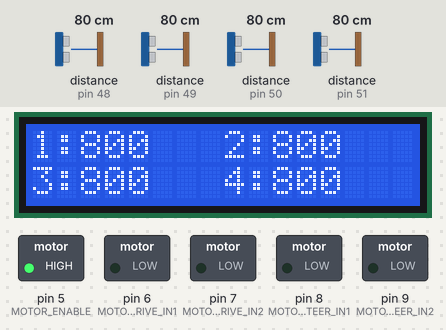
Recording of a program running on a simulated Arduino Uno, built with avr-gcc and run on an emulated ATmega328P. On the bench: 16×2 character LCD, switched loads named in the program (green lamp = pin HIGH). Inputs (shaded band) come from the test bench; at power-on: distance to the obstacle (sensors on pin 48, pin 49, pin 50, pin 51) 80 cm. What the program prints to the serial monitor is not drawn.

Above: at 3.5 s.
3.6 s: distance to the obstacle (sensor on pin 48) set to 2 cm
At 4.9 s:
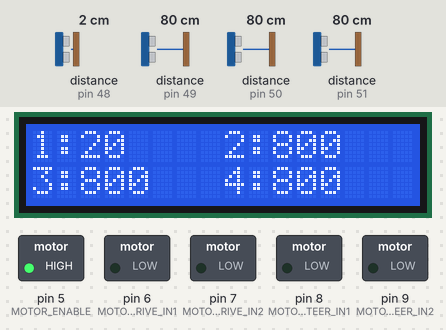
5.4 s: distance to the obstacle (sensor on pin 49) set to 2 cm
At 6.2 s:
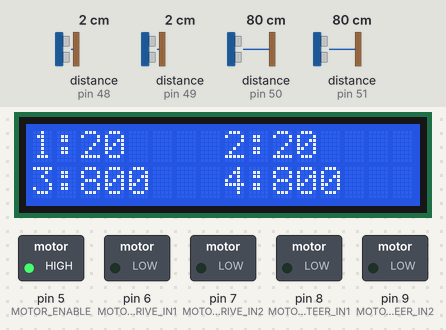
7.2 s: distance to the obstacle (sensor on pin 50) set to 2 cm
At 8.4 s:
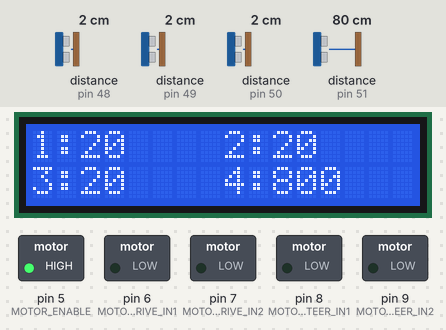
8.7 s: distance to the obstacle (sensor on pin 51) set to 2 cm
At 9.6 s:
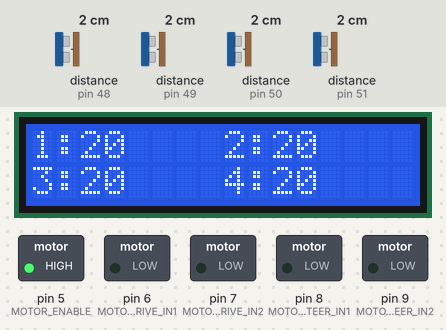
10.2 s: distance to the obstacle (sensor on pin 48) set to 4 cm
At 11.0 s:
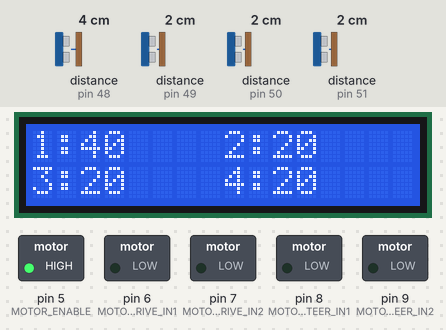
12.0 s: distance to the obstacle (sensor on pin 49) set to 4 cm
At 13.6 s:
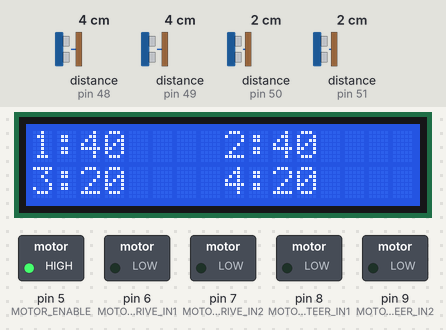
Timing chart, 0 to 14.8 s (numbered marks = the images above; inputs shaded):
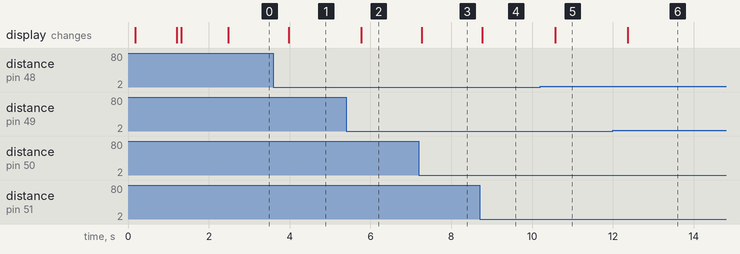

Measured:
- after the input at 3.6 s, the display: changes after 0.37 s (image 1)
- after the input at 5.4 s, the display: changes after 0.37 s (image 2)
- after the input at 7.2 s, the display: changes after 0.07 s (image 3)
- after the input at 8.7 s, the display: changes after 0.07 s (image 4)
- after the input at 10.2 s, the display: changes after 0.37 s (image 5)
- after the input at 12.0 s, the display: changes after 0.37 s (image 6)

The program:

main.cpp
```cpp
#include <Arduino.h>
#include <Wire.h>

#include "config.h"
#include "sensors.h"
#include "display.h"
#include "motors.h"
#include "bluetooth.h"

uint16_t distante[4];
bool senzoriOK = false;
unsigned long timpCitire = 0;

void setup() {

    Serial.begin(SERIAL_BAUD);

    initializareMotoare();
    oprireMotoare();

    initializareBluetooth();

    Wire.begin();

    initDisplay();
    showMessage("EasyParkAssist");
    delay(1000);

    showMessage("Pornire senzori");
    senzoriOK = initSensors();

    if (senzoriOK) {
        showMessage("Senzori OK");
        Serial.println(F("Senzori initializati"));
    }
    else {
        showMessage("Eroare senzori");
        Serial.println(F("Eroare initializare"));
    }

    delay(1000);
}

void loop() {

    testBluetooth();

    if (millis() - timpCitire >= SENSOR_INTERVAL) {

        timpCitire = millis();

        if (senzoriOK) {

            readSensors(distante);

            Serial.print(F("S1: "));
            Serial.print(distante[0]);

            Serial.print(F(" S2: "));
            Serial.print(distante[1]);

            Serial.print(F(" S3: "));
            Serial.print(distante[2]);

            Serial.print(F(" S4: "));
            Serial.println(distante[3]);

            showDistances(distante);
        }
    }
}
```

bluetooth.h
```cpp
#ifndef BLUETOOTH_H
#define BLUETOOTH_H

void initializareBluetooth();
void testBluetooth();

#endif
```

display.h
```cpp
#ifndef DISPLAY_H
#define DISPLAY_H

#include <Arduino.h>

void initDisplay();
void showMessage(const char* mesaj);
void showDistances(const uint16_t distante[4]);

#endif
```

motors.h
```cpp
#ifndef MOTORS_H
#define MOTORS_H

void initializareMotoare();
void oprireMotoare();

void mersInainte();
void mersInapoi();
void virajStanga();
void virajDreapta();

void testMotoare();

#endif
```

sensors.h
```cpp
#ifndef SENSORS_H
#define SENSORS_H

#include <Arduino.h>

bool initSensors();
void readSensors(uint16_t distante[4]);

#endif
```

bluetooth.cpp
```cpp
#include <Arduino.h>
#include <SoftwareSerial.h>

#include "bluetooth.h"
#include "config.h"

SoftwareSerial bluetooth(BT_RX_PIN, BT_TX_PIN);

void initializareBluetooth() {
    bluetooth.begin(SERIAL_BAUD);
    Serial.println(F("Bluetooth pregatit!"));
}

void testBluetooth() {
    if (bluetooth.available() > 0) {
        char mesaj = bluetooth.read();

        Serial.print(F("Primit: "));
        Serial.println(mesaj);
    }
}
```

display.cpp
```cpp
#include <Arduino.h>
#include <Wire.h>
#include <LiquidCrystal_I2C.h>
#include "display.h"
#include "config.h"

LiquidCrystal_I2C lcd(LCD_ADDRESS, LCD_COLUMNS, LCD_ROWS);

void initDisplay() {
    lcd.init();
    lcd.backlight();
    lcd.clear();
}

void showMessage(const char* mesaj) {
    lcd.clear();
    lcd.setCursor(0, 0);
    lcd.print(mesaj);
}

void showDistances(const uint16_t distante[4]) {

    lcd.clear();

    lcd.setCursor(0, 0);
    lcd.print(F("1:"));
    if (distante[0] == 65535) lcd.print(F("ERR"));
    else lcd.print(distante[0]);

    lcd.setCursor(8, 0);
    lcd.print(F("2:"));
    if (distante[1] == 65535) lcd.print(F("ERR"));
    else lcd.print(distante[1]);

    lcd.setCursor(0, 1);
    lcd.print(F("3:"));
    if (distante[2] == 65535) lcd.print(F("ERR"));
    else lcd.print(distante[2]);

    lcd.setCursor(8, 1);
    lcd.print(F("4:"));
    if (distante[3] == 65535) lcd.print(F("ERR"));
    else lcd.print(distante[3]);
}
```

motors.cpp
```cpp
#include <Arduino.h>
#include "motors.h"
#include "config.h"

void oprireMotoare() {
    digitalWrite(MOTOR_DRIVE_IN1, LOW);
    digitalWrite(MOTOR_DRIVE_IN2, LOW);
    digitalWrite(MOTOR_STEER_IN1, LOW);
    digitalWrite(MOTOR_STEER_IN2, LOW);
}

void initializareMotoare() {
    pinMode(MOTOR_ENABLE, OUTPUT);
    pinMode(MOTOR_DRIVE_IN1, OUTPUT);
    pinMode(MOTOR_DRIVE_IN2, OUTPUT);
    pinMode(MOTOR_STEER_IN1, OUTPUT);
    pinMode(MOTOR_STEER_IN2, OUTPUT);

    oprireMotoare();
    digitalWrite(MOTOR_ENABLE, HIGH);
    delay(100);
}

void mersInainte() {
    digitalWrite(MOTOR_DRIVE_IN1, HIGH);
    digitalWrite(MOTOR_DRIVE_IN2, LOW);
}

void mersInapoi() {
    digitalWrite(MOTOR_DRIVE_IN1, LOW);
    digitalWrite(MOTOR_DRIVE_IN2, HIGH);
}

void virajStanga() {
    digitalWrite(MOTOR_STEER_IN1, HIGH);
    digitalWrite(MOTOR_STEER_IN2, LOW);
}

void virajDreapta() {
    digitalWrite(MOTOR_STEER_IN1, LOW);
    digitalWrite(MOTOR_STEER_IN2, HIGH);
}

void testMotoare() {
    mersInainte();
    delay(2000);
    oprireMotoare();
    delay(1000);

    mersInapoi();
    delay(2000);
    oprireMotoare();
    delay(1000);

    virajStanga();
    delay(200);
    oprireMotoare();
    delay(1000);

    virajDreapta();
    delay(200);
    oprireMotoare();
}
```

sensors.cpp
```cpp
#include <Arduino.h>
#include <Wire.h>
#include <VL53L0X.h>

#include "sensors.h"
#include "config.h"

VL53L0X senzor1;
VL53L0X senzor2;
VL53L0X senzor3;
VL53L0X senzor4;

bool initSensors() {

    const uint8_t pini[4] = {
        XSHUT_FRONT_LEFT,
        XSHUT_FRONT_RIGHT,
        XSHUT_REAR_LEFT,
        XSHUT_REAR_RIGHT
    };

    const uint8_t adrese[4] = {
        ADDR_FRONT_LEFT,
        ADDR_FRONT_RIGHT,
        ADDR_REAR_LEFT,
        ADDR_REAR_RIGHT
    };

    VL53L0X* senzori[4] = {
        &senzor1, &senzor2, &senzor3, &senzor4
    };

    // Oprim toti senzorii
    for (int i = 0; i < 4; i++) {
        digitalWrite(pini[i], LOW);
        pinMode(pini[i], OUTPUT);
    }

    delay(20);

    // Initializam senzorii pe rand
    for (int i = 0; i < 4; i++) {

        pinMode(pini[i], INPUT);
        delay(20);

        senzori[i]->setTimeout(500);

        if (!senzori[i]->init()) {
            Serial.print(F("Eroare senzor "));
            Serial.println(i + 1);
            return false;
        }

        senzori[i]->setAddress(adrese[i]);
        senzori[i]->startContinuous();

        Serial.print(F("Senzor "));
        Serial.print(i + 1);
        Serial.println(F(" initializat"));
    }

    return true;
}

void readSensors(uint16_t distante[4]) {

    distante[0] = senzor1.readRangeContinuousMillimeters();
    if (senzor1.timeoutOccurred()) distante[0] = 65535;

    distante[1] = senzor2.readRangeContinuousMillimeters();
    if (senzor2.timeoutOccurred()) distante[1] = 65535;

    distante[2] = senzor3.readRangeContinuousMillimeters();
    if (senzor3.timeoutOccurred()) distante[2] = 65535;

    distante[3] = senzor4.readRangeContinuousMillimeters();
    if (senzor4.timeoutOccurred()) distante[3] = 65535;
}
```

config.h
```cpp
#ifndef CONFIG_H
#define CONFIG_H

#include <Arduino.h>

// Senzori VL53L0X - XSHUT
#define XSHUT_FRONT_LEFT   A0
#define XSHUT_FRONT_RIGHT  A1
#define XSHUT_REAR_LEFT    A2
#define XSHUT_REAR_RIGHT   A3

// Adrese I2C senzori
#define ADDR_FRONT_LEFT    0x30
#define ADDR_FRONT_RIGHT   0x31
#define ADDR_REAR_LEFT     0x32
#define ADDR_REAR_RIGHT    0x33

// Driver motoare HW-627
#define MOTOR_ENABLE       5

// Motor tractiune
#define MOTOR_DRIVE_IN1    6
#define MOTOR_DRIVE_IN2    7

// Motor directie
#define MOTOR_STEER_IN1    8
#define MOTOR_STEER_IN2    9

// Bluetooth HC-05
// SoftwareSerial(RX, TX)
#define BT_RX_PIN          10
#define BT_TX_PIN          11

// LCD I2C
#define LCD_ADDRESS        0x27
#define LCD_COLUMNS        16
#define LCD_ROWS           2

// Configuratie generala
#define SERIAL_BAUD        9600
#define SENSOR_INTERVAL    300

#endif
```

config.cpp
```cpp
#include <Arduino.h>
```
